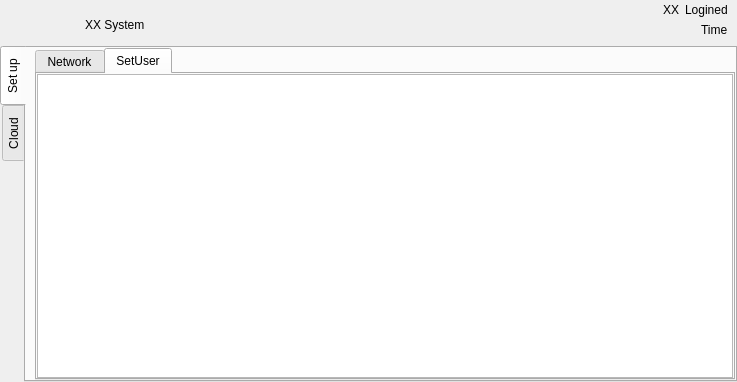
<?xml version="1.0" encoding="UTF-8"?>
<ui version="4.0">
 <class>HNMainForm</class>
 <widget class="QWidget" name="HNMainForm">
  <property name="geometry">
   <rect>
    <x>0</x>
    <y>0</y>
    <width>737</width>
    <height>382</height>
   </rect>
  </property>
  <property name="windowTitle">
   <string>Form</string>
  </property>
  <layout class="QVBoxLayout" name="verticalLayout_2">
   <property name="spacing">
    <number>6</number>
   </property>
   <property name="leftMargin">
    <number>0</number>
   </property>
   <property name="topMargin">
    <number>0</number>
   </property>
   <property name="rightMargin">
    <number>0</number>
   </property>
   <property name="bottomMargin">
    <number>0</number>
   </property>
   <item>
    <widget class="QWidget" name="widget_title" native="true">
     <property name="enabled">
      <bool>true</bool>
     </property>
     <layout class="QHBoxLayout" name="horizontalLayout_2">
      <property name="leftMargin">
       <number>0</number>
      </property>
      <property name="topMargin">
       <number>0</number>
      </property>
      <property name="rightMargin">
       <number>0</number>
      </property>
      <property name="bottomMargin">
       <number>0</number>
      </property>
      <item>
       <widget class="QWidget" name="widget" native="true">
        <layout class="QHBoxLayout" name="horizontalLayout">
         <property name="spacing">
          <number>0</number>
         </property>
         <property name="leftMargin">
          <number>0</number>
         </property>
         <property name="topMargin">
          <number>0</number>
         </property>
         <property name="rightMargin">
          <number>0</number>
         </property>
         <property name="bottomMargin">
          <number>0</number>
         </property>
         <item>
          <widget class="QWidget" name="widget_logo" native="true">
           <property name="sizePolicy">
            <sizepolicy hsizetype="Preferred" vsizetype="Preferred">
             <horstretch>0</horstretch>
             <verstretch>0</verstretch>
            </sizepolicy>
           </property>
           <property name="minimumSize">
            <size>
             <width>76</width>
             <height>0</height>
            </size>
           </property>
           <property name="maximumSize">
            <size>
             <width>76</width>
             <height>16777215</height>
            </size>
           </property>
           <layout class="QVBoxLayout" name="verticalLayout_3"/>
          </widget>
         </item>
         <item>
          <widget class="QWidget" name="widget_8" native="true">
           <layout class="QVBoxLayout" name="verticalLayout">
            <property name="topMargin">
             <number>0</number>
            </property>
            <property name="bottomMargin">
             <number>0</number>
            </property>
            <item>
             <spacer name="verticalSpacer">
              <property name="orientation">
               <enum>Qt::Vertical</enum>
              </property>
              <property name="sizeType">
               <enum>QSizePolicy::Fixed</enum>
              </property>
              <property name="sizeHint" stdset="0">
               <size>
                <width>0</width>
                <height>10</height>
               </size>
              </property>
             </spacer>
            </item>
            <item>
             <widget class="QLabel" name="label_appname">
              <property name="text">
               <string>XX System</string>
              </property>
             </widget>
            </item>
           </layout>
          </widget>
         </item>
        </layout>
       </widget>
      </item>
      <item>
       <spacer name="horizontalSpacer_3">
        <property name="orientation">
         <enum>Qt::Horizontal</enum>
        </property>
        <property name="sizeType">
         <enum>QSizePolicy::Expanding</enum>
        </property>
        <property name="sizeHint" stdset="0">
         <size>
          <width>40</width>
          <height>20</height>
         </size>
        </property>
       </spacer>
      </item>
      <item>
       <widget class="QWidget" name="widget_3" native="true">
        <layout class="QGridLayout" name="gridLayout">
         <property name="leftMargin">
          <number>0</number>
         </property>
         <property name="topMargin">
          <number>0</number>
         </property>
         <property name="rightMargin">
          <number>0</number>
         </property>
         <property name="bottomMargin">
          <number>0</number>
         </property>
         <property name="spacing">
          <number>0</number>
         </property>
         <item row="2" column="0" colspan="2">
          <spacer name="horizontalSpacer_4">
           <property name="orientation">
            <enum>Qt::Horizontal</enum>
           </property>
           <property name="sizeType">
            <enum>QSizePolicy::Expanding</enum>
           </property>
           <property name="sizeHint" stdset="0">
            <size>
             <width>40</width>
             <height>20</height>
            </size>
           </property>
          </spacer>
         </item>
         <item row="0" column="1">
          <widget class="HNWidget" name="widget_wifi" native="true">
           <property name="minimumSize">
            <size>
             <width>20</width>
             <height>0</height>
            </size>
           </property>
          </widget>
         </item>
         <item row="0" column="0">
          <spacer name="horizontalSpacer_5">
           <property name="orientation">
            <enum>Qt::Horizontal</enum>
           </property>
           <property name="sizeType">
            <enum>QSizePolicy::Expanding</enum>
           </property>
           <property name="sizeHint" stdset="0">
            <size>
             <width>40</width>
             <height>20</height>
            </size>
           </property>
          </spacer>
         </item>
        </layout>
       </widget>
      </item>
      <item>
       <widget class="QWidget" name="widget_2" native="true">
        <layout class="QVBoxLayout" name="verticalLayout_4">
         <property name="spacing">
          <number>0</number>
         </property>
         <property name="leftMargin">
          <number>0</number>
         </property>
         <property name="topMargin">
          <number>0</number>
         </property>
         <property name="rightMargin">
          <number>0</number>
         </property>
         <property name="bottomMargin">
          <number>0</number>
         </property>
         <item>
          <widget class="QWidget" name="widget_5" native="true">
           <layout class="QHBoxLayout" name="horizontalLayout_9">
            <property name="topMargin">
             <number>0</number>
            </property>
            <property name="bottomMargin">
             <number>0</number>
            </property>
            <item>
             <spacer name="horizontalSpacer_2">
              <property name="orientation">
               <enum>Qt::Horizontal</enum>
              </property>
              <property name="sizeType">
               <enum>QSizePolicy::Expanding</enum>
              </property>
              <property name="sizeHint" stdset="0">
               <size>
                <width>40</width>
                <height>20</height>
               </size>
              </property>
             </spacer>
            </item>
            <item>
             <widget class="HNWidget" name="widget_pic" native="true">
              <property name="minimumSize">
               <size>
                <width>20</width>
                <height>0</height>
               </size>
              </property>
             </widget>
            </item>
            <item>
             <widget class="QLabel" name="label_user">
              <property name="text">
               <string>XX</string>
              </property>
             </widget>
            </item>
            <item>
             <widget class="QLabel" name="label">
              <property name="text">
               <string>Logined</string>
              </property>
             </widget>
            </item>
           </layout>
          </widget>
         </item>
         <item>
          <widget class="QWidget" name="widget_4" native="true">
           <layout class="QHBoxLayout" name="horizontalLayout_10">
            <property name="topMargin">
             <number>0</number>
            </property>
            <property name="bottomMargin">
             <number>0</number>
            </property>
            <item>
             <spacer name="horizontalSpacer">
              <property name="orientation">
               <enum>Qt::Horizontal</enum>
              </property>
              <property name="sizeType">
               <enum>QSizePolicy::Expanding</enum>
              </property>
              <property name="sizeHint" stdset="0">
               <size>
                <width>40</width>
                <height>20</height>
               </size>
              </property>
             </spacer>
            </item>
            <item>
             <widget class="QLabel" name="label_time">
              <property name="sizePolicy">
               <sizepolicy hsizetype="Preferred" vsizetype="Preferred">
                <horstretch>0</horstretch>
                <verstretch>0</verstretch>
               </sizepolicy>
              </property>
              <property name="text">
               <string>Time</string>
              </property>
             </widget>
            </item>
           </layout>
          </widget>
         </item>
        </layout>
       </widget>
      </item>
     </layout>
    </widget>
   </item>
   <item>
    <widget class="HNTabWidget" name="tabWidget">
     <property name="tabPosition">
      <enum>QTabWidget::West</enum>
     </property>
     <property name="currentIndex">
      <number>0</number>
     </property>
     <property name="usesScrollButtons">
      <bool>false</bool>
     </property>
     <widget class="QWidget" name="tab_set">
      <attribute name="title">
       <string>Set up</string>
      </attribute>
      <layout class="QVBoxLayout" name="verticalLayout_6">
       <property name="spacing">
        <number>0</number>
       </property>
       <property name="topMargin">
        <number>0</number>
       </property>
       <property name="rightMargin">
        <number>0</number>
       </property>
       <property name="bottomMargin">
        <number>0</number>
       </property>
       <item>
        <widget class="QTabWidget" name="tabWidget_3">
         <property name="currentIndex">
          <number>1</number>
         </property>
         <widget class="QWidget" name="tab_2">
          <attribute name="title">
           <string>Network</string>
          </attribute>
          <layout class="QVBoxLayout" name="verticalLayout_7">
           <property name="leftMargin">
            <number>0</number>
           </property>
           <property name="topMargin">
            <number>0</number>
           </property>
           <property name="rightMargin">
            <number>0</number>
           </property>
           <property name="bottomMargin">
            <number>0</number>
           </property>
           <item>
            <widget class="HNManageEthenetWidget" name="widget_6" native="true"/>
           </item>
          </layout>
         </widget>
         <widget class="QWidget" name="tab_3">
          <attribute name="title">
           <string>SetUser</string>
          </attribute>
          <layout class="QVBoxLayout" name="verticalLayout_9">
           <property name="leftMargin">
            <number>0</number>
           </property>
           <property name="topMargin">
            <number>0</number>
           </property>
           <property name="rightMargin">
            <number>0</number>
           </property>
           <property name="bottomMargin">
            <number>0</number>
           </property>
           <item>
            <widget class="HNManageUserWidget" name="widget_9"/>
           </item>
          </layout>
         </widget>
        </widget>
       </item>
      </layout>
     </widget>
     <widget class="QWidget" name="tab_cloud">
      <attribute name="title">
       <string>Cloud</string>
      </attribute>
      <layout class="QVBoxLayout" name="verticalLayout_5">
       <property name="spacing">
        <number>0</number>
       </property>
       <property name="topMargin">
        <number>0</number>
       </property>
       <property name="rightMargin">
        <number>0</number>
       </property>
       <property name="bottomMargin">
        <number>0</number>
       </property>
       <item>
        <widget class="QTabWidget" name="tabWidget_2">
         <property name="currentIndex">
          <number>0</number>
         </property>
         <widget class="QWidget" name="tab">
          <attribute name="title">
           <string>Content</string>
          </attribute>
          <layout class="QVBoxLayout" name="verticalLayout_8">
           <property name="leftMargin">
            <number>0</number>
           </property>
           <property name="topMargin">
            <number>0</number>
           </property>
           <property name="rightMargin">
            <number>0</number>
           </property>
           <property name="bottomMargin">
            <number>0</number>
           </property>
           <item>
            <widget class="HNCloudWidget" name="widget_7" native="true"/>
           </item>
          </layout>
         </widget>
        </widget>
       </item>
      </layout>
     </widget>
    </widget>
   </item>
  </layout>
 </widget>
 <customwidgets>
  <customwidget>
   <class>HNWidget</class>
   <extends>QWidget</extends>
   <header>hnwidget.h</header>
   <container>1</container>
  </customwidget>
  <customwidget>
   <class>HNTabWidget</class>
   <extends>QTabWidget</extends>
   <header>hntabwidget.h</header>
   <container>1</container>
  </customwidget>
  <customwidget>
   <class>HNManageEthenetWidget</class>
   <extends>QWidget</extends>
   <header>hnmanageethenetwidget.h</header>
   <container>1</container>
  </customwidget>
  <customwidget>
   <class>HNCloudWidget</class>
   <extends>QWidget</extends>
   <header>hncloudwidget.h</header>
   <container>1</container>
  </customwidget>
  <customwidget>
   <class>HNManageUserWidget</class>
   <extends>QTableView</extends>
   <header>hnmanageuserwidget.h</header>
  </customwidget>
 </customwidgets>
 <resources/>
 <connections/>
</ui>
